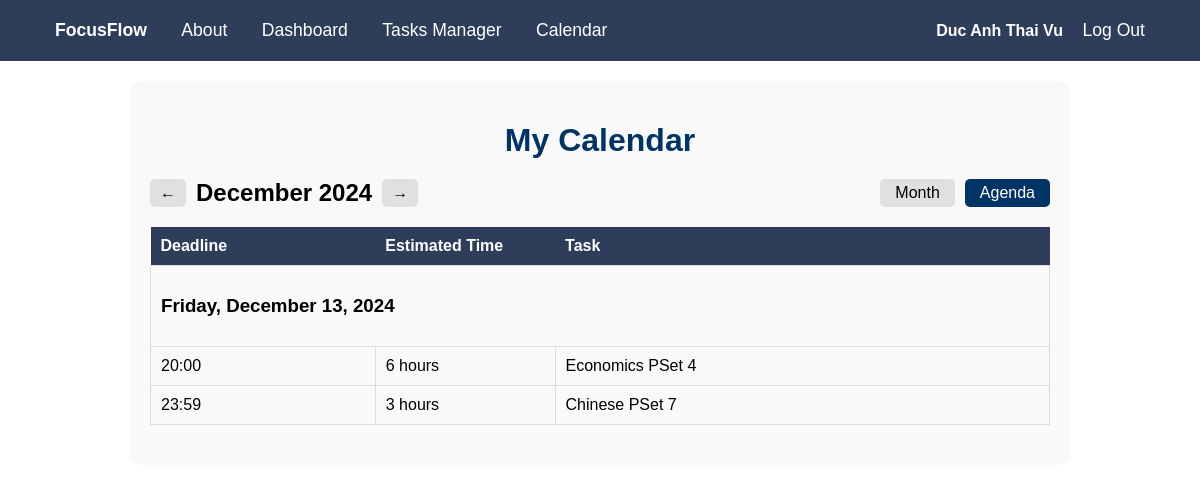
The app's page /calendar?view=agenda (signed in) with its own data.
### tables this page shows
CREATE TABLE tasks (
    id INTEGER PRIMARY KEY AUTOINCREMENT,
    name TEXT NOT NULL,
    priority TEXT NOT NULL,
    deadline_date TEXT NOT NULL,
    deadline_time TEXT NOT NULL,
    complexity TEXT NOT NULL,
    subject TEXT NOT NULL,
    estimated_time INTEGER NOT NULL,
    user_id INTEGER NOT NULL
, completed_at DATETIME DEFAULT NULL, remaining_time INTEGER DEFAULT NULL);

### app.py (the view)
@app.route("/calendar")
@login_required
def calendar():
    view = request.args.get("view", "month")
    direction = request.args.get("direction", None)
    today = datetime.today()
    current_date = session.get("current_date", today)
    if direction == "prev":
        current_date -= timedelta(days=30 if view == "month" else 7)
    elif direction == "next":
        current_date += timedelta(days=30 if view == "month" else 7)
    session["current_date"] = current_date
    print("Current Date in Session:", session.get("current_date"))  # Debugging
    first_day_of_month = current_date.replace(day=1)
    if view == "month":
        days = []
        first_weekday = first_day_of_month.weekday()
        blank_cells = (first_weekday + 1) % 7
        for _ in range(blank_cells):
            days.append({"date": None, "tasks": []})
        for i in range(1, 32):  # Assuming max 31 days
            date = first_day_of_month + timedelta(days=i - 1)
            if date.month != first_day_of_month.month:
                break
            tasks = db.execute(
                "SELECT name, deadline_time FROM tasks WHERE user_id = ? AND deadline_date = ?",
                session["user_id"], date.strftime("%Y-%m-%d")
            )
            days.append({"date": date.day, "tasks": tasks})
        return render_template(
            "calendar.html",
            days=days,
            view=view,
            month_name=current_date.strftime("%B"),
            current_year=current_date.year,
        )
    elif view == "agenda":
        agenda = []
        first_day_of_month = current_date.replace(day=1)
        days_in_month = (first_day_of_month.replace(month=(current_date.month % 12) + 1, day=1) - timedelta(days=1)).day
        for i in range(days_in_month):
            date = first_day_of_month + timedelta(days=i)
            tasks = db.execute(
                """
                SELECT name, deadline_time, estimated_time
                FROM tasks
                WHERE user_id = ? AND deadline_date = ?
                """,
                session["user_id"], date.strftime("%Y-%m-%d")
            )
            if tasks:
                agenda.append({"date": date, "tasks": tasks})
        return render_template(
            "agenda.html",
            agenda=agenda,
            view=view,
            month_name=current_date.strftime("%B"),
            current_year=current_date.year,
        )

### helpers.py (called while the page is built)
def login_required(f):
    @wraps(f)
    def decorated_function(*args, **kwargs):
        if session.get("user_id") is None:
            return redirect("/login")
        return f(*args, **kwargs)
    return decorated_function

### templates/agenda.html (shortened to what this page needs)
{% extends "layout.html" %}
{% block content %}
<div class="agenda-container">
    <h1 class="calendar-title">My Calendar</h1>
    <div class="calendar-header">
        <div class="calendar-navigation">
            <button onclick="window.location.href='?direction=prev&view={{ view }}'">&larr;</button>
            <span class="current-month-year">{{ month_name }} {{ current_year }}</span>
            <button onclick="window.location.href='?direction=next&view={{ view }}'">&rarr;</button>
        </div>
        <div class="view-toggle">
            <button
                onclick="window.location.href='?view=month'"
                class="view-button {{ 'active' if view == 'month' else '' }}">
                Month
            </button>
            <button
                onclick="window.location.href='?view=agenda'"
                class="view-button {{ 'active' if view == 'agenda' else '' }}">
                Agenda
            </button>
        </div>
    </div>
    <div class="agenda-view">
        <table class="agenda-table">
            <thead>
                <tr>
                    <th>Deadline</th>
                    <th>Estimated Time</th>
                    <th>Task</th>
                </tr>
            </thead>
            <tbody>
                {% for day in agenda %}
                <tr class="agenda-date-row">
                    <td colspan="3" class="agenda-date-header">
                        <h3>{{ day.date.strftime("%A, %B %d, %Y") }}</h3>
                    </td>
                </tr>
                {% for task in day.tasks %}
                <tr>
                    <td class="agenda-time">{{ task.deadline_time }}</td>
                    <td class="agenda-estimate">{{ task.estimated_time }} hours</td>
                    <td class="agenda-name">{{ task.name }}</td>
                </tr>
                {% endfor %}
                {% endfor %}
            </tbody>
        </table>
    </div>
</div>
{% endblock %}

### static/style.css (style rules this page uses)
body { margin: 0; font-family: Arial, sans-serif; background-color: #ffffff; color: #000000; }
table { width: 100%; border-collapse: collapse; }
table thead th { background-color: #2e3d59; color: white; padding: 0.75rem; text-align: left; }
table tbody td { padding: 0.75rem; border: 1px solid #ddd; }
table tbody tr:nth-child(even) { background-color: #f9f9f9; }
.calendar-title { text-align: center; color: #003366; font-size: 2rem; margin-bottom: 20px; }
.calendar-header { display: flex; justify-content: space-between; align-items: center; margin-bottom: 20px; }
.calendar-navigation { display: flex; align-items: center; gap: 10px; }
.calendar-navigation button { padding: 5px 10px; font-size: 16px; border: none; background-color: #e0e0e0; cursor: pointer; border-radius: 5px; }
.current-month-year { font-size: 1.5rem; font-weight: bold; }
.view-toggle { display: flex; gap: 10px; }
.view-button { padding: 5px 15px; font-size: 16px; border: none; border-radius: 5px; cursor: pointer; background-color: #e0e0e0; color: black; }
.view-button.active { background-color: #003366; color: white; }
.agenda-container { margin: 20px auto; padding: 20px; background-color: #f9f9f9; border-radius: 10px; max-width: 900px; }
.agenda-table { width: 100%; border-collapse: collapse; margin-bottom: 20px; border-spacing: 0; }
.agenda-table th { background-color: #2e3d59; color: white; font-weight: bold; text-align: left; padding: 10px; }
.agenda-table td { text-align: left; padding: 10px; border-bottom: 1px solid #ddd; }
.agenda-table th:first-child, .agenda-table td:first-child { width: 25%; }
.agenda-table th:nth-child(2), .agenda-table td:nth-child(2) { width: 20%; }
.agenda-table th:last-child, .agenda-table td:last-child { width: 55%; }

### records on screen
tasks: deadline_time "20:00", estimated_time "6", name "Economics PSet 4"
tasks: deadline_time "23:59", estimated_time "3", name "Chinese PSet 7"

### other values on screen
{{ session["first_name"] }} "Duc Anh"
{{ session["last_name"] }} "Thai Vu"
{{ month_name }} "December"
{{ current_year }} "2024"
{{ day.date.strftime("%A, %B %d, %Y") }} "Friday, December 13, 2024"
